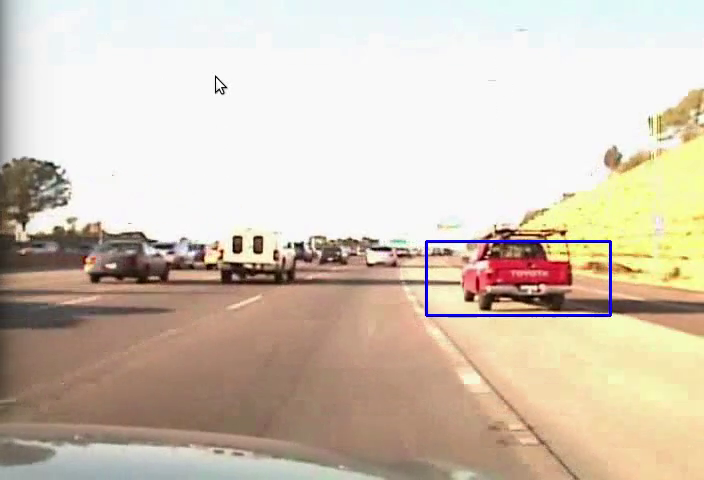
#> input picture frame 37 of tracked_video.mp4, 704 x 480 px, given in place of jan28.mp4, which was not available
$ python tracking.py   (older library calls are emulated)
#> lines starting #> are read from the running program, lines starting #| are printed output that depends on the picture; after the words box and inside, x2 and y2 are one past the last pixel; in counts of white or black regions, pixels touching at a corner belong together; pictures that were not available may be replaced by others from this repository, and a replacement may not be noted
import numpy as np
import cv2

def run_main():
    cap = cv2.VideoCapture('/home/om/MS/Sem2/EE5532/tracking/jan28.mp4')

    # Read the first frame of the video
    ret, frame = cap.read()
#> frame is the input picture: shape (480, 704, 3); mean B, G, R 181.4, 197.5, 210.6

    # Set the ROI (Region of Interest).
    c,r,w,h = 520,266,184,74
    #c,r,w,h = 978,404,193,32
    track_window = (c,r,w,h)

    # Create mask and normalized histogram
    roi = frame[r:r+h, c:c+w]
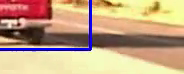
#> roi: shape (74, 184, 3); mean B, G, R 129.6, 162.5, 195.3
    hsv_roi = cv2.cvtColor(roi, cv2.COLOR_BGR2HSV)
#> hsv_roi: shape (74, 184, 3); mean H, S, V 32.5, 105.8, 201.8
    mask = cv2.inRange(hsv_roi, np.array((0., 30.,32.)), np.array((180.,255.,255.)))
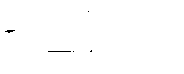
#> mask: shape (74, 184); 99.7% white; black in thin lines or dots, all inside (x1, y1, x2, y2) = (5, 11, 92, 52)
    roi_hist = cv2.calcHist([hsv_roi], [0], mask, [180], [0, 180])
#> roi_hist = 180 values, max 1035 at index 13, min 0 at index 37, mean 75.39
    cv2.normalize(roi_hist, roi_hist, 0, 255, cv2.NORM_MINMAX)
    term_crit = (cv2.TERM_CRITERIA_EPS | cv2.TERM_CRITERIA_COUNT, 80, 1)

    while True:
        ret, frame = cap.read()
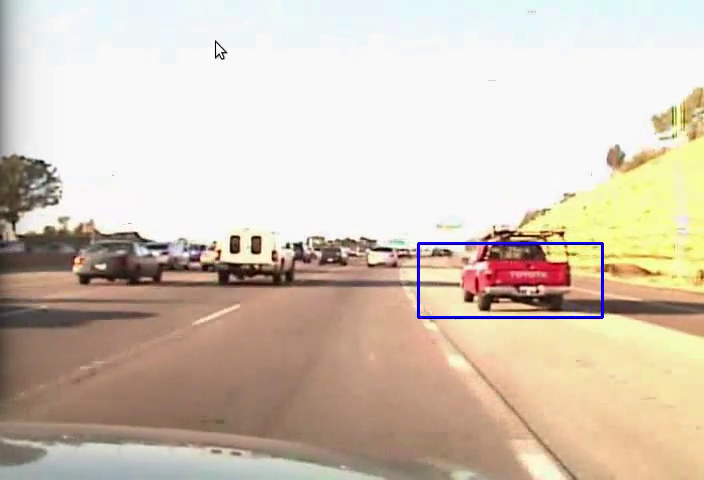
#> input picture frame 38 of tracked_video.mp4, 704 x 480 px, given in place of jan28.mp4, which was not available
#> frame is the input picture: shape (480, 704, 3); mean B, G, R 182.2, 197.8, 211.4
        if ret:
            hsv = cv2.cvtColor(frame, cv2.COLOR_BGR2HSV)
#> hsv: shape (480, 704, 3); mean H, S, V 26.3, 46.4, 213.9
            dst = cv2.calcBackProject([hsv], [0], roi_hist, [0,180], 1)
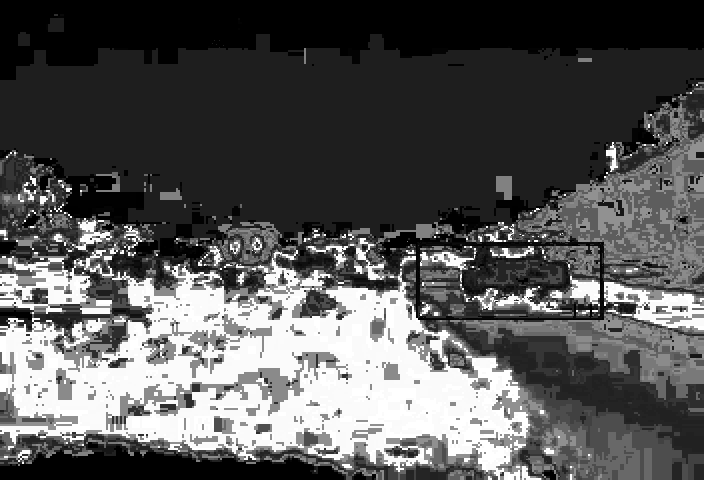
#> dst: shape (480, 704); min 0, max 255, mean 86.4

            ret, track_window = cv2.meanShift(dst, track_window, term_crit)
#> ret = 3; track_window = (520, 269, 184, 74)

            x,y,w,h = track_window
#> x = 520; y = 269; w = 184; h = 74
            cv2.rectangle(frame, (x,y), (x+w,y+h), 255, 2)
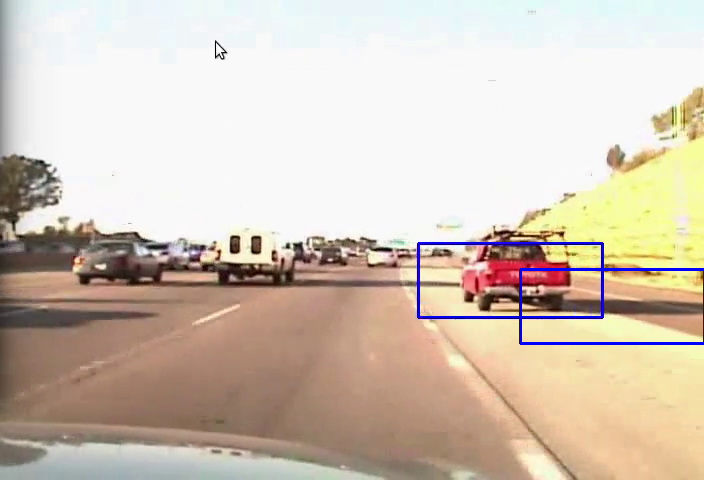
#> frame: shape (480, 704, 3); 0.41% of pixels changed, all inside (x1, y1, x2, y2) = (519, 268, 704, 345)
            #cv2.putText(frame, 'Tracked', (x-25,y-10), cv2.FONT_HERSHEY_SIMPLEX,
            #   1, (255,255,255), 2, cv2.CV_AA)

            cv2.imshow('Tracking', frame)

            if cv2.waitKey(1) & 0xFF == ord('q'):
#> (key q is pressed here)
                break
        else:
            break

    cap.release()
    cv2.destroyAllWindows()

if __name__ == "__main__":
    run_main()

$ run again, starting later in the video
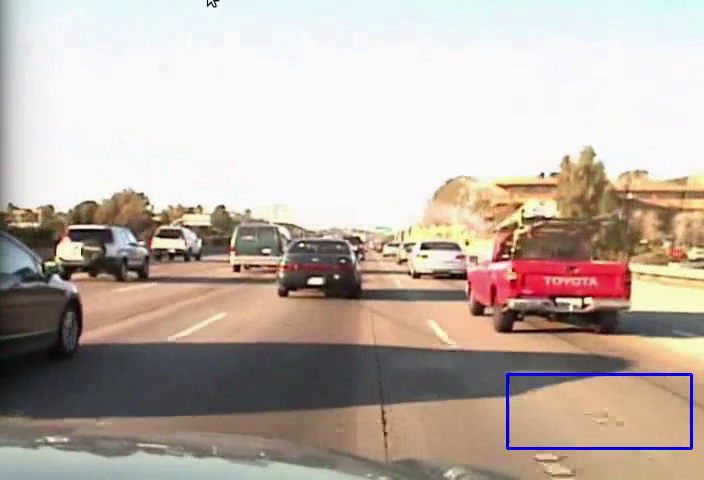
#> input picture frame 168 of tracked_video.mp4, 704 x 480 px, given in place of jan28.mp4, which was not available
#> in run_main, frame is the input picture: shape (480, 704, 3); mean B, G, R 166.7, 176.1, 188.4
#> hsv_roi: shape (74, 184, 3); mean H, S, V 65.9, 107, 172.6
#> in run_main, `mask = cv2.inRange(hsv_roi, np.array((0., 30.,32.)), np.array((180.,25..`:
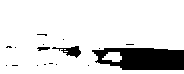
#> mask: shape (74, 184); 86.5% white; 17 black regions (14 under 20 px), largest, box (x1, y1, x2, y2) and area: (92, 48, 184, 70) 1601, (52, 46, 81, 58) 151, (37, 47, 50, 51) 37
#> roi_hist = 180 values, max 1152 at index 175, min 0 at index 37, mean 65.43
#> hsv: shape (480, 704, 3); mean H, S, V 43.7, 44.3, 191.3
#> ret = 10; track_window = (462, 244, 184, 74)
#> x = 462; y = 244; w = 184; h = 74
#> in run_main, `cv2.rectangle(frame, (x,y), (x+w,y+h), 255, 2)`:
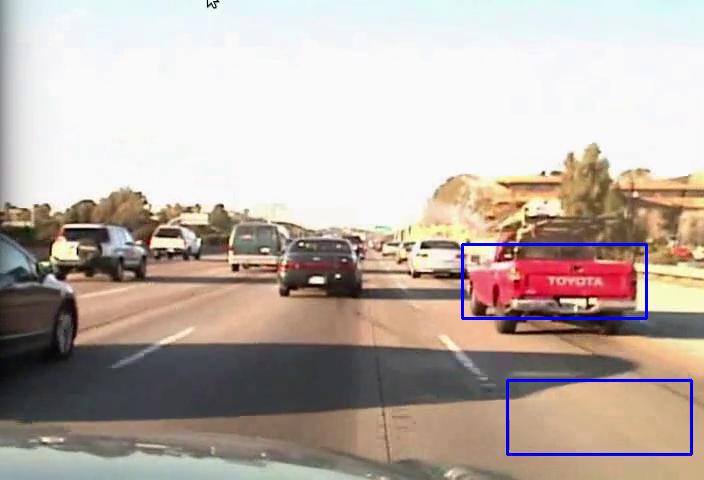
#> frame: shape (480, 704, 3); mean B, G, R 166.8, 174.7, 187.1

$ run again, starting later in the video
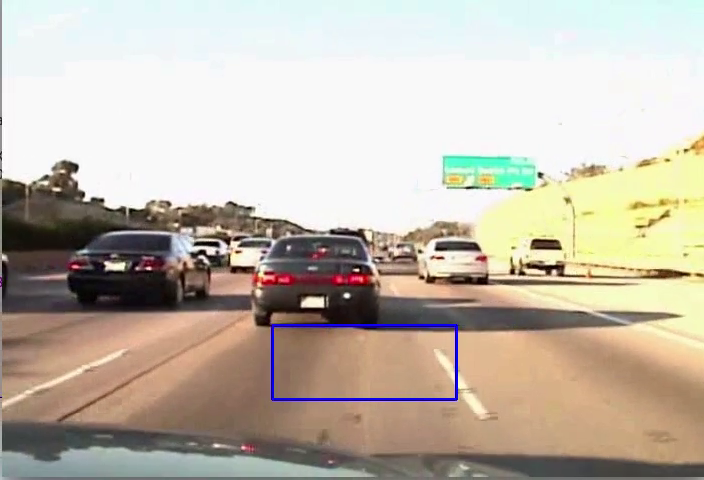
#> input picture frame 299 of tracked_video.mp4, 704 x 480 px, given in place of jan28.mp4, which was not available
#> in run_main, frame is the input picture: shape (480, 704, 3); mean B, G, R 170.7, 184.2, 193.4
#> hsv_roi: shape (74, 184, 3); mean H, S, V 23.5, 68.7, 205.6
#> in run_main, `mask = cv2.inRange(hsv_roi, np.array((0., 30.,32.)), np.array((180.,25..`:
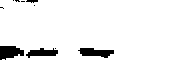
#> mask: shape (74, 184); 94.7% white; 10 black regions (6 under 20 px), largest, box (x1, y1, x2, y2) and area: (0, 46, 24, 60) 249, (78, 48, 114, 58) 233, (26, 48, 58, 58) 190, (26, 0, 38, 3) 25
#> roi_hist = 180 values, max 1098 at index 31, min 0 at index 1, mean 71.67
#> hsv: shape (480, 704, 3); mean H, S, V 37.4, 47.4, 197.4
#> ret = 10; track_window = (520, 255, 184, 74)
#> x = 520; y = 255; w = 184; h = 74
#> in run_main, `cv2.rectangle(frame, (x,y), (x+w,y+h), 255, 2)`:
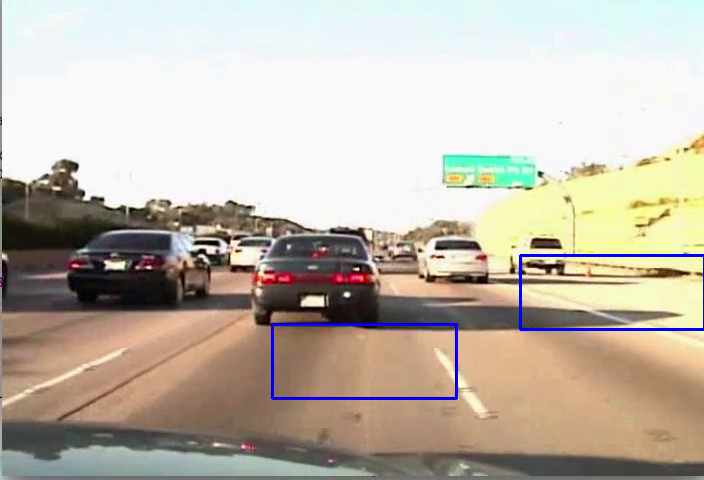
#> frame: shape (480, 704, 3); mean B, G, R 170.3, 183.2, 191.9
